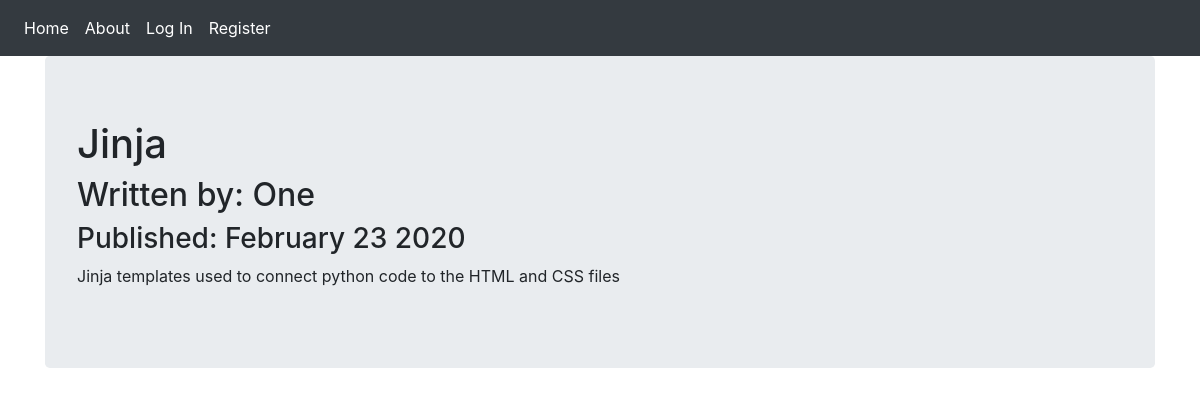
/2, run on the app's committed database.
### myproject/modules.py (models this page shows, shortened)
class BlogPost(db.Model):
    users = db.relationship(User)
    id = db.Column(db.Integer,primary_key=True)
    user_id = db.Column(db.Integer,db.ForeignKey('users.id'),nullable=False)
    date = db.Column(db.DateTime,nullable=False,default=datetime.utcnow)
    title = db.Column(db.String(140),nullable=False)
    text = db.Column(db.Text,nullable=False)

class User(db.Model,UserMixin):
    __tablename__ = 'users'
    id = db.Column(db.Integer,primary_key=True)
    profile_image = db.Column(db.String(64),nullable=False,default='default_profile.jpg')
    email = db.Column(db.String(64),unique=True,index=True)
    username = db.Column(db.String(64),unique=True,index=True)
    password_hash = db.Column(db.String(128))
    posts = db.relationship('BlogPost',backref='author',lazy=True)

### myproject/users/views.py (the view)
@users.route("/<username>")
def user_posts(username):
    page = request.args.get('page',1,type=int)
    user = User.query.filter_by(username=username).first_or_404()
    blog_posts = BlogPost.query.filter_by(author=user).order_by(BlogPost.date.desc()).paginate(page=page,per_page=5)
    return render_template('user_blog_posts.html',blog_posts=blog_posts,user=user)

### myproject/blog_posts/views.py (called while the page is built)
@blog_posts.route('/<int:blog_post_id>')
def blog_post(blog_post_id):
    blog_post = BlogPost.query.get_or_404(blog_post_id)
    return render_template('blog_post.html',title = blog_post.title,
                            date = blog_post.date,post = blog_post)

### myproject/templates/blog_post.html (shortened to what this page needs)
{% extends 'base.html' %}
{% block content %}
<div class="jumbotron">
  <h1>{{post.title}}</h1>
  <h2>Written by: {{post.author.username}}</h2>
  <h3>Published: {{post.date.strftime('%B %d %Y')}}</h3>
  <p>{{post.text}}</p>
{% endblock content %}

### data on the page
BlogPost: title "Jinja", date "February 23 2020", text "Jinja templates used to connect python code to the HTML and CSS files"
User: author.username "One"
